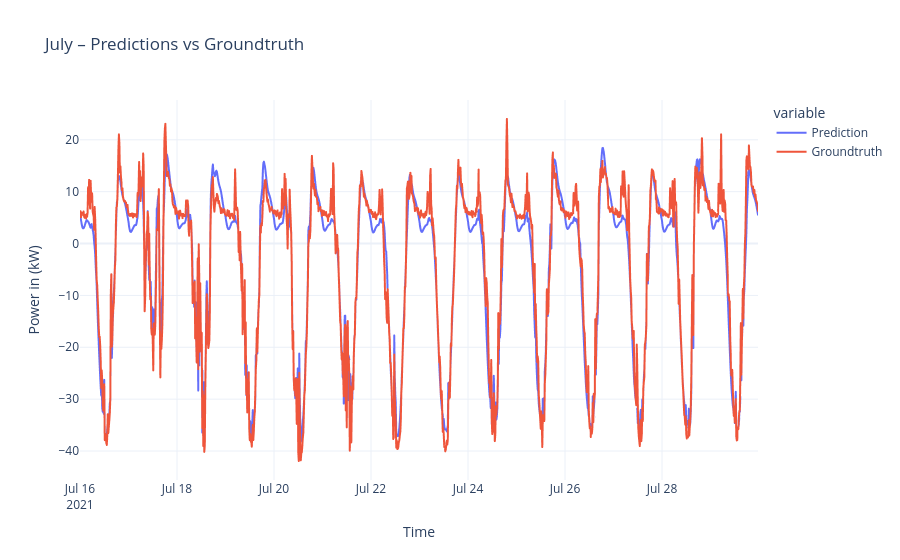
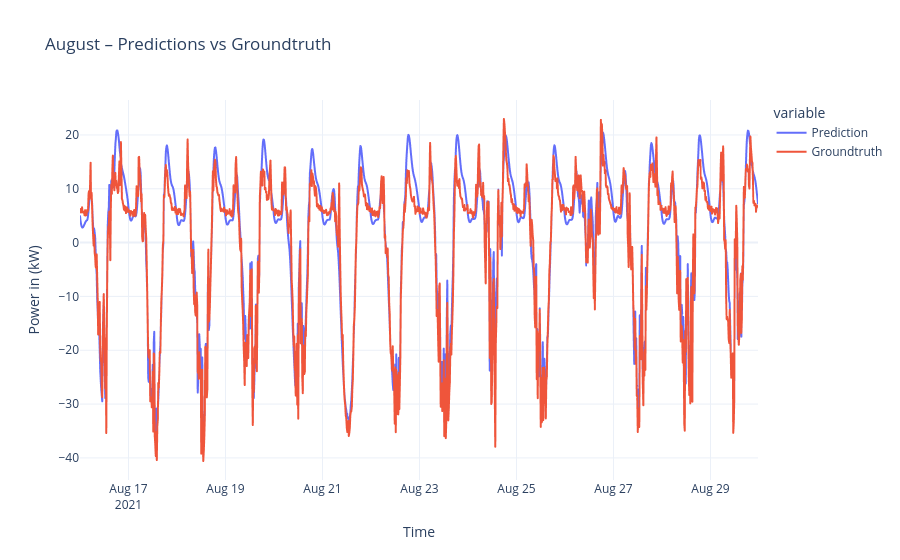
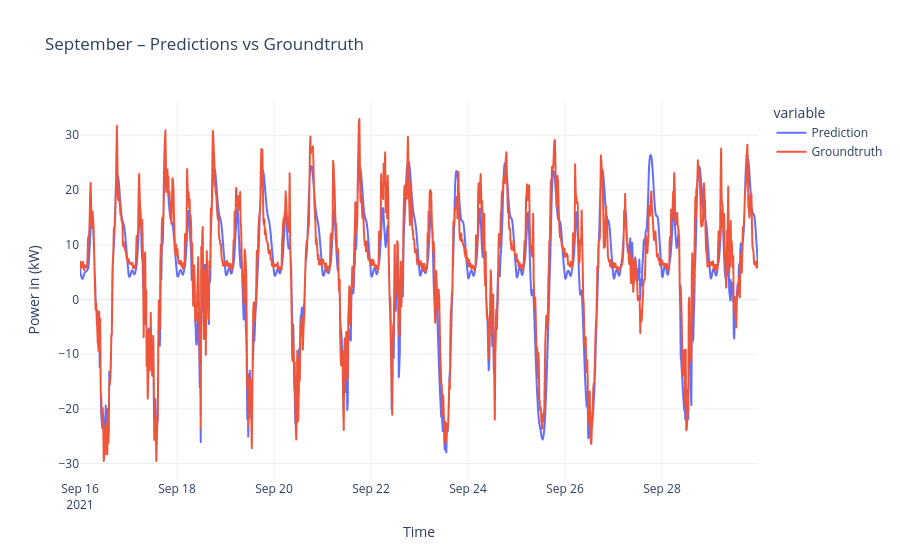
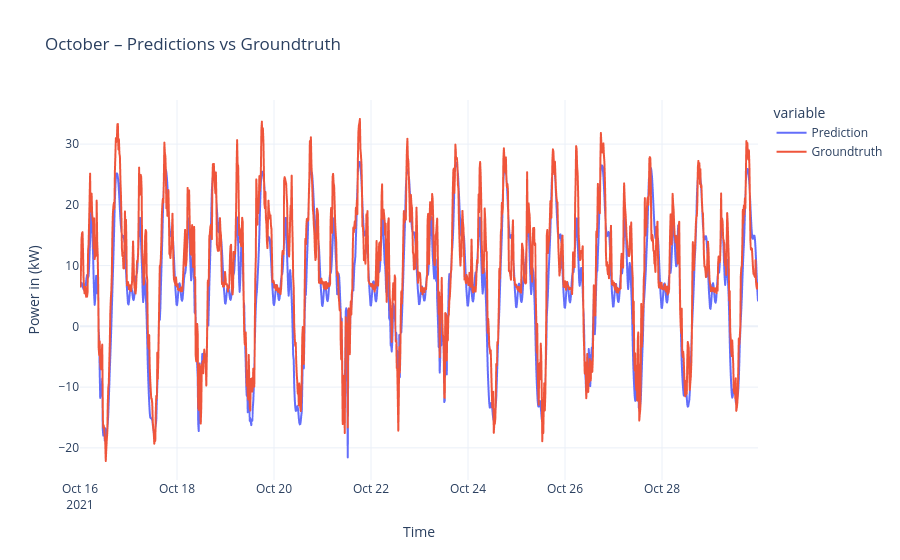

The notebook cell saved with these charts, in order:
### Code cell
month_labels = ["July", "August", "September", "October", "November", "December"]
for month_i in range(6):
    test_values = df_test_scaled_list[month_i].values
    index = df_test_scaled_list[month_i].index

    num_test_samples = test_values.shape[0]
    steps2predict = num_test_samples - lookback

    # groundtruth rescaling
    gt = test_values[lookback+1::, 0]
    gt = gt * (max_power - min_power) + min_power

    # prediction rescaling
    preds = run_closed_loop(model_combined, test_values, lookback=lookback, future_prediction=steps2predict, use_positional_encoding="pv_const")
    preds = preds * (max_power - min_power) + min_power

    # time index 
    time_index = index[lookback:-1]

    # dataframe for plot
    df_month = pd.DataFrame({
        "Prediction": preds,
        "Groundtruth": gt
    }, index=pd.to_datetime(time_index))

    # plotting
    fig = px.line(df_month, x=df_month.index, y=["Prediction", "Groundtruth"], title=f"{month_labels[month_i]} – Predictions vs Groundtruth")
    fig.update_layout(
        xaxis_title="Time",
        yaxis_title="Power in (kW)",
        template="plotly_white",
        hovermode="x unified"
    )
    fig.show()

### Figure 1 — Plotly figure (JSON) as saved in the notebook; plotly's stock layout.template omitted (floating-point values rounded to 4 significant figures; data arrays with more than 128 entries replaced by an {"elided": "..."} marker saying what was removed)
{"data": [{"hovertemplate": "variable=Prediction<br>time=%{x}<br>value=%{y}<extra></extra>", "legendgroup": "Prediction", "line": {"color": "#636efa", "dash": "solid"}, "marker": {"symbol": "circle"}, "mode": "lines", "name": "Prediction", "showlegend": true, "type": "scattergl", "x": {"elided": "1343 str values"}, "xaxis": "x", "y": {"elided": "1343 float values"}, "yaxis": "y"}, {"hovertemplate": "variable=Groundtruth<br>time=%{x}<br>value=%{y}<extra></extra>", "legendgroup": "Groundtruth", "line": {"color": "#EF553B", "dash": "solid"}, "marker": {"symbol": "circle"}, "mode": "lines", "name": "Groundtruth", "showlegend": true, "type": "scattergl", "x": {"elided": "1343 str values"}, "xaxis": "x", "y": {"elided": "1343 float values"}, "yaxis": "y"}], "layout": {"hovermode": "x unified", "legend": {"title": {"text": "variable"}, "tracegroupgap": 0}, "title": {"text": "July – Predictions vs Groundtruth"}, "xaxis": {"anchor": "y", "domain": [0, 1], "title": {"text": "Time"}}, "yaxis": {"anchor": "x", "domain": [0, 1], "title": {"text": "Power in (kW)"}}}}

### Figure 2 — Plotly figure (JSON) as saved in the notebook; plotly's stock layout.template omitted (floating-point values rounded to 4 significant figures; data arrays with more than 128 entries replaced by an {"elided": "..."} marker saying what was removed)
{"data": [{"hovertemplate": "variable=Prediction<br>time=%{x}<br>value=%{y}<extra></extra>", "legendgroup": "Prediction", "line": {"color": "#636efa", "dash": "solid"}, "marker": {"symbol": "circle"}, "mode": "lines", "name": "Prediction", "showlegend": true, "type": "scattergl", "x": {"elided": "1343 str values"}, "xaxis": "x", "y": {"elided": "1343 float values"}, "yaxis": "y"}, {"hovertemplate": "variable=Groundtruth<br>time=%{x}<br>value=%{y}<extra></extra>", "legendgroup": "Groundtruth", "line": {"color": "#EF553B", "dash": "solid"}, "marker": {"symbol": "circle"}, "mode": "lines", "name": "Groundtruth", "showlegend": true, "type": "scattergl", "x": {"elided": "1343 str values"}, "xaxis": "x", "y": {"elided": "1343 float values"}, "yaxis": "y"}], "layout": {"hovermode": "x unified", "legend": {"title": {"text": "variable"}, "tracegroupgap": 0}, "title": {"text": "August – Predictions vs Groundtruth"}, "xaxis": {"anchor": "y", "domain": [0, 1], "title": {"text": "Time"}}, "yaxis": {"anchor": "x", "domain": [0, 1], "title": {"text": "Power in (kW)"}}}}

### Figure 3 — Plotly figure (JSON) as saved in the notebook; plotly's stock layout.template omitted (floating-point values rounded to 4 significant figures; data arrays with more than 128 entries replaced by an {"elided": "..."} marker saying what was removed)
{"data": [{"hovertemplate": "variable=Prediction<br>time=%{x}<br>value=%{y}<extra></extra>", "legendgroup": "Prediction", "line": {"color": "#636efa", "dash": "solid"}, "marker": {"symbol": "circle"}, "mode": "lines", "name": "Prediction", "showlegend": true, "type": "scattergl", "x": {"elided": "1343 str values"}, "xaxis": "x", "y": {"elided": "1343 float values"}, "yaxis": "y"}, {"hovertemplate": "variable=Groundtruth<br>time=%{x}<br>value=%{y}<extra></extra>", "legendgroup": "Groundtruth", "line": {"color": "#EF553B", "dash": "solid"}, "marker": {"symbol": "circle"}, "mode": "lines", "name": "Groundtruth", "showlegend": true, "type": "scattergl", "x": {"elided": "1343 str values"}, "xaxis": "x", "y": {"elided": "1343 float values"}, "yaxis": "y"}], "layout": {"hovermode": "x unified", "legend": {"title": {"text": "variable"}, "tracegroupgap": 0}, "title": {"text": "September – Predictions vs Groundtruth"}, "xaxis": {"anchor": "y", "domain": [0, 1], "title": {"text": "Time"}}, "yaxis": {"anchor": "x", "domain": [0, 1], "title": {"text": "Power in (kW)"}}}}

### Figure 4 — Plotly figure (JSON) as saved in the notebook; plotly's stock layout.template omitted (floating-point values rounded to 4 significant figures; data arrays with more than 128 entries replaced by an {"elided": "..."} marker saying what was removed)
{"data": [{"hovertemplate": "variable=Prediction<br>time=%{x}<br>value=%{y}<extra></extra>", "legendgroup": "Prediction", "line": {"color": "#636efa", "dash": "solid"}, "marker": {"symbol": "circle"}, "mode": "lines", "name": "Prediction", "showlegend": true, "type": "scattergl", "x": {"elided": "1343 str values"}, "xaxis": "x", "y": {"elided": "1343 float values"}, "yaxis": "y"}, {"hovertemplate": "variable=Groundtruth<br>time=%{x}<br>value=%{y}<extra></extra>", "legendgroup": "Groundtruth", "line": {"color": "#EF553B", "dash": "solid"}, "marker": {"symbol": "circle"}, "mode": "lines", "name": "Groundtruth", "showlegend": true, "type": "scattergl", "x": {"elided": "1343 str values"}, "xaxis": "x", "y": {"elided": "1343 float values"}, "yaxis": "y"}], "layout": {"hovermode": "x unified", "legend": {"title": {"text": "variable"}, "tracegroupgap": 0}, "title": {"text": "October – Predictions vs Groundtruth"}, "xaxis": {"anchor": "y", "domain": [0, 1], "title": {"text": "Time"}}, "yaxis": {"anchor": "x", "domain": [0, 1], "title": {"text": "Power in (kW)"}}}}
